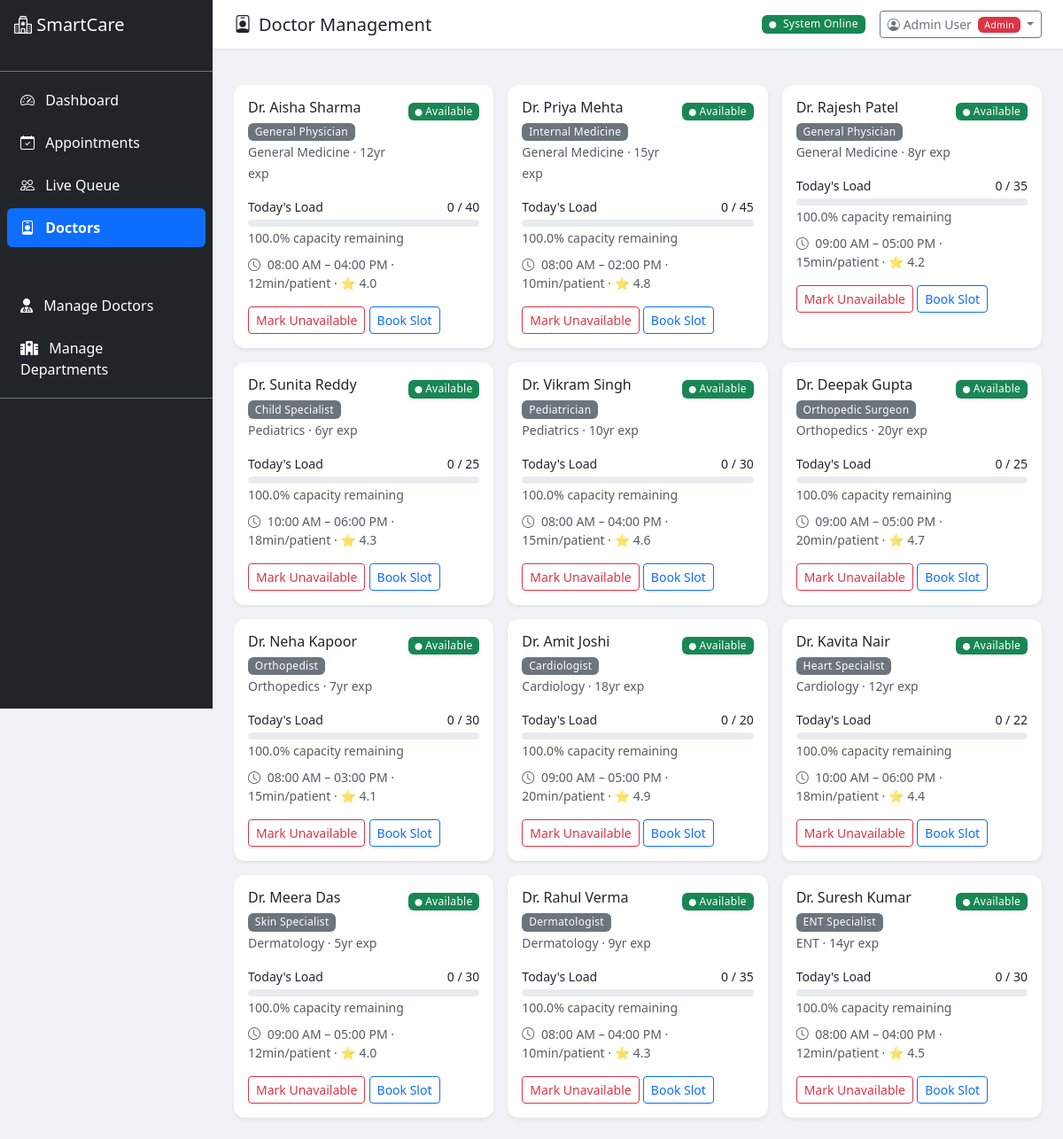
The page /admin/doctors/ (signed in) on the database its author committed.
### app/models/user.py (models this page shows, shortened)
class User(UserMixin, db.Model):
    __tablename__ = "users"
    id = db.Column(db.Integer, primary_key=True)
    name = db.Column(db.String(150), nullable=False)
    email = db.Column(db.String(120), unique=True, nullable=False, index=True)
    phone = db.Column(db.String(15), nullable=True)
    password_hash = db.Column(db.String(255), nullable=False)
    role = db.Column(db.String(20), nullable=False, default="user")  # user, admin
    is_active = db.Column(db.Boolean, default=True)
    is_verified = db.Column(db.Boolean, default=False)
    created_at = db.Column(db.DateTime, default=datetime.utcnow)
    last_login = db.Column(db.DateTime, nullable=True)
    patient_id = db.Column(db.Integer, db.ForeignKey("patients.id"), nullable=True)
    patient = db.relationship("Patient", backref="user_account", uselist=False)
    def is_admin(self):
        return self.role == "admin"

### app/models/models.py (models this page shows, shortened)
class Doctor(db.Model):
    __tablename__ = "doctors"
    id = db.Column(db.Integer, primary_key=True)
    name = db.Column(db.String(150), nullable=False)
    specialization = db.Column(db.String(100), nullable=False)
    department_id = db.Column(db.Integer, db.ForeignKey("departments.id"), nullable=False)
    experience_years = db.Column(db.Integer, default=0)
    avg_consultation_min = db.Column(db.Integer, default=15)
    max_patients_per_day = db.Column(db.Integer, default=40)
    is_available = db.Column(db.Boolean, default=True)
    shift_start = db.Column(db.Time, default=time(8, 0))
    shift_end = db.Column(db.Time, default=time(17, 0))
    rating = db.Column(db.Float, default=4.0)
    appointments = db.relationship("Appointment", backref="doctor", lazy="dynamic")
    @property
    def today_patient_count(self):
        today = date.today()
        return Appointment.query.filter(
            Appointment.doctor_id == self.id,
            Appointment.appointment_date == today,
            Appointment.status.in_(["scheduled", "checked_in", "in_progress"]),
        ).count()
    @property
    def availability_percentage(self):
        count = self.today_patient_count
        if self.max_patients_per_day == 0:
            return 0
        return max(0, 100 - (count / self.max_patients_per_day * 100))

class Department(db.Model):
    __tablename__ = "departments"
    id = db.Column(db.Integer, primary_key=True)
    name = db.Column(db.String(100), nullable=False, unique=True)
    floor = db.Column(db.Integer, default=1)
    max_capacity = db.Column(db.Integer, default=50)
    avg_consultation_min = db.Column(db.Integer, default=15)
    is_active = db.Column(db.Boolean, default=True)
    doctors = db.relationship("Doctor", backref="department", lazy="dynamic")
    appointments = db.relationship("Appointment", backref="department", lazy="dynamic")

### app/routes/doctors.py (the view)
@doctors_bp.route("/")
@admin_required
def list_doctors():
    doctors = Doctor.query.order_by(Doctor.department_id, Doctor.name).all()
    departments = Department.query.filter_by(is_active=True).all()
    doctor_data = []
    for doc in doctors:
        today_count = doc.today_patient_count
        availability = doc.availability_percentage
        doctor_data.append({
            "doctor": doc,
            "today_count": today_count,
            "availability": round(availability, 1),
            "status_color": (
                "#28a745" if availability > 50
                else "#ffc107" if availability > 20
                else "#dc3545"
            ),
        })
    return render_template(
        "doctors.html",
        doctor_data=doctor_data,
        departments=departments,
    )

### app/services/auth_service.py (called while the page is built)
def admin_required(f):
    @wraps(f)
    def decorated_function(*args, **kwargs):
        if not current_user.is_authenticated:
            flash('Please login to access this page.', 'warning')
            return redirect(url_for('auth.login'))
        if not current_user.is_admin():
            flash('Access denied. Admin privileges required.', 'danger')
            return redirect(url_for('patient_portal.home'))
        return f(*args, **kwargs)
    return decorated_function

### app/templates/doctors.html (shortened to what this page needs)
{% extends "base.html" %}
{% block page_title %}<i class="bi bi-person-badge me-2"></i>Doctor Management{% endblock %}
{% block content %}
<div class="row g-3">
    {% for item in doctor_data %}
    <div class="col-md-4">
        <div class="card border-0 shadow-sm h-100">
            <div class="card-body">
                <div class="d-flex justify-content-between align-items-start">
                    <div>
                        <h6 class="mb-1">Dr. {{ item.doctor.name }}</h6>
                        <span class="badge bg-secondary">{{ item.doctor.specialization }}</span>
                        <br>
                        <small class="text-muted">{{ item.doctor.department.name }} · {{ item.doctor.experience_years }}yr exp</small>
                    </div>
                    <div class="text-end">
                        {% if item.doctor.is_available %}
                        <span class="badge bg-success"><i class="bi bi-circle-fill" style="font-size:8px"></i> Available</span>
                        {% else %}
                        <span class="badge bg-danger"><i class="bi bi-circle-fill" style="font-size:8px"></i> Unavailable</span>
                        {% endif %}
                    </div>
                </div>
                <div class="mt-3">
                    <div class="d-flex justify-content-between small mb-1">
                        <span>Today's Load</span>
                        <span>{{ item.today_count }} / {{ item.doctor.max_patients_per_day }}</span>
                    </div>
                    <div class="progress" style="height: 8px;">
                    </div>
                    <small class="text-muted">{{ item.availability }}% capacity remaining</small>
                </div>
                <div class="mt-2 small text-muted">
                    <i class="bi bi-clock me-1"></i>
                    {{ item.doctor.shift_start.strftime('%I:%M %p') }} – {{ item.doctor.shift_end.strftime('%I:%M %p') }}
                    · {{ item.doctor.avg_consultation_min }}min/patient
                    · ⭐ {{ item.doctor.rating }}
                </div>
                <div class="mt-3">
                    <form method="POST" action="{{ url_for('doctors.toggle_availability', doc_id=item.doctor.id) }}" class="d-inline">
                        <button class="btn btn-sm {{ 'btn-outline-danger' if item.doctor.is_available else 'btn-outline-success' }}">
                            {{ 'Mark Unavailable' if item.doctor.is_available else 'Mark Available' }}
                        </button>
                    </form>
                    <a href="{{ url_for('appointments.book_appointment', doctor_id=item.doctor.id) }}"
                       class="btn btn-sm btn-outline-primary">Book Slot</a>
                </div>
            </div>
        </div>
    </div>
    {% else %}
    <div class="col-12 text-center text-muted py-5">
        <i class="bi bi-person-x fs-1"></i>
        <p>No doctors found. Run the seed script to add sample data.</p>
    </div>
    {% endfor %}
</div>
{% endblock %}

### app/templates/base.html (shortened to what this page needs)
<!DOCTYPE html>
<html lang="en" data-bs-theme="light">
<head>
    <link href="https://cdn.jsdelivr.net/npm/bootstrap@5.3.2/dist/css/bootstrap.min.css" rel="stylesheet">
    <link href="https://cdn.jsdelivr.net/npm/bootstrap-icons@1.11.2/font/bootstrap-icons.css" rel="stylesheet">
    <link rel="stylesheet" href="https://cdnjs.cloudflare.com/ajax/libs/font-awesome/6.4.0/css/all.min.css">
    <link href="{{ url_for('static', filename='css/style.css') }}" rel="stylesheet">
</head>
<body>
    {% if current_user.is_authenticated %}
    <div class="d-flex">
        <nav class="sidebar bg-dark text-white">
            <div class="sidebar-header p-3 border-bottom border-secondary">
                <h5 class="mb-0">
                    <i class="bi bi-hospital"></i> SmartCare
                </h5>
                <small class="text-muted">Queue Optimizer</small>
            </div>
            <ul class="nav flex-column p-2">
                {% if current_user.is_admin() %}
                <li class="nav-item">
                    <a class="nav-link text-white {% if request.endpoint == 'dashboard.index' %}active bg-primary rounded{% endif %}"
                       href="{{ url_for('dashboard.index') }}">
                        <i class="bi bi-speedometer2 me-2"></i> Dashboard
                    </a>
                </li>
                <li class="nav-item">
                    <a class="nav-link text-white {% if 'appointments' in request.endpoint|default('') %}active bg-primary rounded{% endif %}"
                       href="{{ url_for('appointments.list_appointments') }}">
                        <i class="bi bi-calendar-check me-2"></i> Appointments
                    </a>
                </li>
                <li class="nav-item">
                    <a class="nav-link text-white {% if 'queue' in request.endpoint|default('') %}active bg-primary rounded{% endif %}"
                       href="{{ url_for('queue.view_queue') }}">
                        <i class="bi bi-people me-2"></i> Live Queue
                    </a>
                </li>
                <li class="nav-item">
                    <a class="nav-link text-white {% if 'doctors' in request.endpoint|default('') %}active bg-primary rounded{% endif %}"
                       href="{{ url_for('doctors.list_doctors') }}">
                        <i class="bi bi-person-badge me-2"></i> Doctors
                    </a>
                </li>
                <li class="nav-item mt-3">
                    <small class="text-muted px-3">MANAGEMENT</small>
                </li>
                <li class="nav-item">
                    <a class="nav-link text-white {% if 'admin_mgmt.list_doctors' in request.endpoint|default('') %}active bg-primary rounded{% endif %}"
                       href="{{ url_for('admin_mgmt.list_doctors') }}">
                        <i class="fas fa-user-md me-2"></i> Manage Doctors
                    </a>
                </li>
                <li class="nav-item">
                    <a class="nav-link text-white {% if 'admin_mgmt.list_departments' in request.endpoint|default('') %}active bg-primary rounded{% endif %}"
                       href="{{ url_for('admin_mgmt.list_departments') }}">
                        <i class="fas fa-hospital me-2"></i> Manage Departments
                    </a>
                </li>
                {% endif %}
            </ul>
            <div class="p-3 mt-auto border-top border-secondary">
                <small class="text-muted">
                    <i class="bi bi-clock me-1"></i>
                    <span id="live-clock"></span>
                </small>
            </div>
        </nav>
        <main class="main-content flex-grow-1">
            <div class="topbar bg-white border-bottom px-4 py-2 d-flex justify-content-between align-items-center">
                <h5 class="mb-0">{% block page_title %}Dashboard{% endblock %}</h5>
                <div class="d-flex align-items-center gap-3">
                    <span class="badge bg-success">
                        <i class="bi bi-circle-fill me-1" style="font-size:8px"></i> System Online
                    </span>
                    <div class="dropdown">
                        <button class="btn btn-sm btn-outline-secondary dropdown-toggle" type="button" data-bs-toggle="dropdown">
                            <i class="bi bi-person-circle me-1"></i>{{ current_user.name }}
                            {% if current_user.is_admin() %}
                            <span class="badge bg-danger ms-1">Admin</span>
                            {% endif %}
                        </button>
                    </div>
                </div>
            </div>
            <div class="px-4 pt-3">
            </div>
            <div class="p-4">
                {% block content %}{% endblock %}
            </div>
        </main>
    </div>
    {% endif %}
</body>
</html>

### app/static/css/style.css (style rules this page uses)
:root { --sidebar-width: 240px; --topbar-height: 56px; }
body { font-family: 'Segoe UI', system-ui, -apple-system, sans-serif; background-color: #f0f2f5; min-height: 100vh; }
.sidebar { width: var(--sidebar-width); min-height: 100vh; position: fixed; top: 0; left: 0; z-index: 1000; transition: all 0.3s; }
.sidebar .nav-link { padding: 10px 15px; margin: 2px 0; border-radius: 8px; transition: all 0.2s; }
.sidebar .nav-link.active { font-weight: 600; }
.main-content { margin-left: var(--sidebar-width); min-height: 100vh; }
.topbar { height: var(--topbar-height); position: sticky; top: 0; z-index: 100; }
.progress { border-radius: 10px; }
.card { border-radius: 12px; }
.badge { font-weight: 500; letter-spacing: 0.3px; }

### rows shown on the page
User: name "Admin User", is_active True (drawn)
Doctor: doctor.name "Aisha Sharma", doctor.specialization "General Physician", doctor.experience_years "12", doctor.max_patients_per_day "40", doctor.shift_start "08:00 AM", doctor.shift_end "04:00 PM", doctor.avg_consultation_min "12", doctor.rating "4.0", is_available "Mark Unavailable"
Department: doctor.department.name "General Medicine" "General Medicine" "General Medicine"
Doctor: doctor.name "Priya Mehta", doctor.specialization "Internal Medicine", doctor.experience_years "15", doctor.max_patients_per_day "45", doctor.shift_start "08:00 AM", doctor.shift_end "02:00 PM", doctor.avg_consultation_min "10", doctor.rating "4.8", is_available "Mark Unavailable"
Doctor: doctor.name "Rajesh Patel", doctor.specialization "General Physician", doctor.experience_years "8", doctor.max_patients_per_day "35", doctor.shift_start "09:00 AM", doctor.shift_end "05:00 PM", doctor.avg_consultation_min "15", doctor.rating "4.2", is_available "Mark Unavailable"
Doctor: doctor.name "Sunita Reddy", doctor.specialization "Child Specialist", doctor.experience_years "6", doctor.max_patients_per_day "25", doctor.shift_start "10:00 AM", doctor.shift_end "06:00 PM", doctor.avg_consultation_min "18", doctor.rating "4.3", is_available "Mark Unavailable"
Department: doctor.department.name "Pediatrics" "Pediatrics"
Doctor: doctor.name "Vikram Singh", doctor.specialization "Pediatrician", doctor.experience_years "10", doctor.max_patients_per_day "30", doctor.shift_start "08:00 AM", doctor.shift_end "04:00 PM", doctor.avg_consultation_min "15", doctor.rating "4.6", is_available "Mark Unavailable"
Doctor: doctor.name "Deepak Gupta", doctor.specialization "Orthopedic Surgeon", doctor.experience_years "20", doctor.max_patients_per_day "25", doctor.shift_start "09:00 AM", doctor.shift_end "05:00 PM", doctor.avg_consultation_min "20", doctor.rating "4.7", is_available "Mark Unavailable"
Department: doctor.department.name "Orthopedics" "Orthopedics"
Doctor: doctor.name "Neha Kapoor", doctor.specialization "Orthopedist", doctor.experience_years "7", doctor.max_patients_per_day "30", doctor.shift_start "08:00 AM", doctor.shift_end "03:00 PM", doctor.avg_consultation_min "15", doctor.rating "4.1", is_available "Mark Unavailable"
Doctor: doctor.name "Amit Joshi", doctor.specialization "Cardiologist", doctor.experience_years "18", doctor.max_patients_per_day "20", doctor.shift_start "09:00 AM", doctor.shift_end "05:00 PM", doctor.avg_consultation_min "20", doctor.rating "4.9", is_available "Mark Unavailable"
Department: doctor.department.name "Cardiology" "Cardiology"
Doctor: doctor.name "Kavita Nair", doctor.specialization "Heart Specialist", doctor.experience_years "12", doctor.max_patients_per_day "22", doctor.shift_start "10:00 AM", doctor.shift_end "06:00 PM", doctor.avg_consultation_min "18", doctor.rating "4.4", is_available "Mark Unavailable"
Doctor: doctor.name "Meera Das", doctor.specialization "Skin Specialist", doctor.experience_years "5", doctor.max_patients_per_day "30", doctor.shift_start "09:00 AM", doctor.shift_end "05:00 PM", doctor.avg_consultation_min "12", doctor.rating "4.0", is_available "Mark Unavailable"
Department: doctor.department.name "Dermatology" "Dermatology"
Doctor: doctor.name "Rahul Verma", doctor.specialization "Dermatologist", doctor.experience_years "9", doctor.max_patients_per_day "35", doctor.shift_start "08:00 AM", doctor.shift_end "04:00 PM", doctor.avg_consultation_min "10", doctor.rating "4.3", is_available "Mark Unavailable"
Doctor: doctor.name "Suresh Kumar", doctor.specialization "ENT Specialist", doctor.experience_years "14", doctor.max_patients_per_day "30", doctor.shift_start "08:00 AM", doctor.shift_end "04:00 PM", doctor.avg_consultation_min "12", doctor.rating "4.5", is_available "Mark Unavailable"
Department: doctor.department.name "ENT"

### other values the page prints
{{ item.today_count }} "0" "0" "0" "0" "0" "0" "0" "0" "0" "0" "0" "0"
{{ item.availability }} "100.0" "100.0" "100.0" "100.0" "100.0" "100.0" "100.0" "100.0" "100.0" "100.0" "100.0" "100.0"
